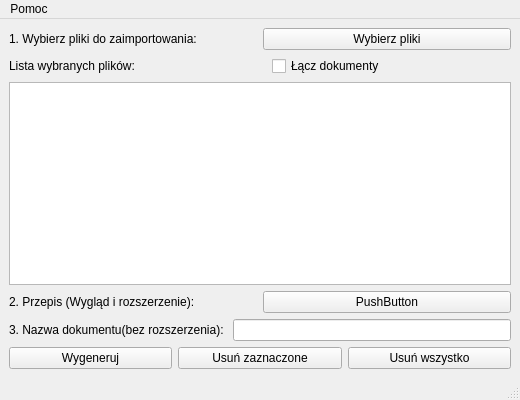
<?xml version="1.0" encoding="UTF-8"?>
<ui version="4.0">
 <class>MainWindow</class>
 <widget class="QMainWindow" name="MainWindow">
  <property name="geometry">
   <rect>
    <x>0</x>
    <y>0</y>
    <width>520</width>
    <height>400</height>
   </rect>
  </property>
  <property name="minimumSize">
   <size>
    <width>520</width>
    <height>400</height>
   </size>
  </property>
  <property name="windowTitle">
   <string>MainWindow</string>
  </property>
  <widget class="QWidget" name="centralwidget">
   <layout class="QGridLayout" name="gridLayout">
    <item row="0" column="0">
     <layout class="QVBoxLayout" name="vertical_layout_1">
      <item>
       <layout class="QHBoxLayout" name="horizontal_layout_1">
        <item>
         <widget class="QLabel" name="label_1">
          <property name="text">
           <string>1. Wybierz pliki do zaimportowania: </string>
          </property>
         </widget>
        </item>
        <item>
         <widget class="QPushButton" name="push_button_1">
          <property name="text">
           <string>Wybierz pliki</string>
          </property>
         </widget>
        </item>
       </layout>
      </item>
      <item>
       <layout class="QHBoxLayout" name="horizontal_layout_2">
        <item>
         <widget class="QLabel" name="label_2">
          <property name="text">
           <string>Lista wybranych plików: </string>
          </property>
         </widget>
        </item>
        <item>
         <spacer name="horizontal_spacer_1">
          <property name="orientation">
           <enum>Qt::Horizontal</enum>
          </property>
          <property name="sizeHint" stdset="0">
           <size>
            <width>40</width>
            <height>20</height>
           </size>
          </property>
         </spacer>
        </item>
        <item>
         <widget class="QCheckBox" name="check_box_1">
          <property name="text">
           <string>Łącz dokumenty</string>
          </property>
         </widget>
        </item>
        <item>
         <spacer name="horizontal_spacer_2">
          <property name="orientation">
           <enum>Qt::Horizontal</enum>
          </property>
          <property name="sizeHint" stdset="0">
           <size>
            <width>40</width>
            <height>20</height>
           </size>
          </property>
         </spacer>
        </item>
       </layout>
      </item>
      <item>
       <widget class="QListWidget" name="list_widget_1"/>
      </item>
      <item>
       <layout class="QHBoxLayout" name="horizontal_layout_3">
        <item>
         <widget class="QLabel" name="label_3">
          <property name="sizePolicy">
           <sizepolicy hsizetype="Preferred" vsizetype="Preferred">
            <horstretch>0</horstretch>
            <verstretch>0</verstretch>
           </sizepolicy>
          </property>
          <property name="text">
           <string>2. Przepis (Wygląd i rozszerzenie): </string>
          </property>
         </widget>
        </item>
        <item>
         <widget class="QPushButton" name="push_button_2">
          <property name="sizePolicy">
           <sizepolicy hsizetype="Preferred" vsizetype="Fixed">
            <horstretch>0</horstretch>
            <verstretch>0</verstretch>
           </sizepolicy>
          </property>
          <property name="text">
           <string>PushButton</string>
          </property>
         </widget>
        </item>
       </layout>
      </item>
      <item>
       <layout class="QHBoxLayout" name="horizontal_layout_4">
        <item>
         <widget class="QLabel" name="label_4">
          <property name="text">
           <string>3. Nazwa dokumentu(bez rozszerzenia): </string>
          </property>
         </widget>
        </item>
        <item>
         <widget class="QLineEdit" name="line_edit_1"/>
        </item>
       </layout>
      </item>
      <item>
       <layout class="QHBoxLayout" name="horizontal_layout_5">
        <item>
         <widget class="QPushButton" name="push_button_3">
          <property name="text">
           <string>Wygeneruj</string>
          </property>
         </widget>
        </item>
        <item>
         <widget class="QPushButton" name="push_button_4">
          <property name="text">
           <string>Usuń zaznaczone</string>
          </property>
         </widget>
        </item>
        <item>
         <widget class="QPushButton" name="push_button_5">
          <property name="text">
           <string>Usuń wszystko</string>
          </property>
         </widget>
        </item>
       </layout>
      </item>
     </layout>
    </item>
   </layout>
   <zorder>label_4</zorder>
   <zorder>verticalLayoutWidget</zorder>
  </widget>
  <widget class="QMenuBar" name="menubar">
   <property name="geometry">
    <rect>
     <x>0</x>
     <y>0</y>
     <width>520</width>
     <height>19</height>
    </rect>
   </property>
   <widget class="QMenu" name="menuPomoc">
    <property name="title">
     <string>Pomoc</string>
    </property>
    <addaction name="actionUstawienia"/>
    <addaction name="actionInstrukcja_uzycia"/>
    <addaction name="separator"/>
    <addaction name="actionO_GPandoc"/>
   </widget>
   <addaction name="menuPomoc"/>
  </widget>
  <widget class="QStatusBar" name="statusbar"/>
  <action name="actionUstawienia">
   <property name="text">
    <string>Ustawienia</string>
   </property>
  </action>
  <action name="actionInstrukcja_uzycia">
   <property name="text">
    <string>Instrukcja użycia</string>
   </property>
  </action>
  <action name="actionO_GPandoc">
   <property name="text">
    <string>O gPandoc</string>
   </property>
  </action>
 </widget>
 <resources/>
 <connections/>
</ui>
